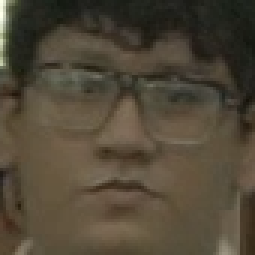
%> input picture Dataset 1.2/1/frame-102-1.png, 85 x 85 px (shown 3 times larger)
$ octave --eval "result = LBP(imread('../../Dataset 1.2/1/frame-102-1.png'));"   (GNU Octave 9; MATLAB toolbox functions it lacks are replaced by stand-ins)
%> lines starting %> are read from the running program, lines starting %| are printed output that depends on the picture
function [ feature ] = LBP( im )
%UNTITLED4 Summary of this function goes here
%   Detailed explanation goes here

    im = imresize(im, [80 100]);
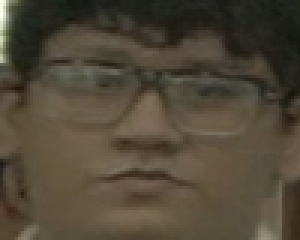
%> im: size 80x100x3 uint8 (shown 3 times larger); mean R, G, B 80.8, 71.7, 55.5
    im = rgb2gray(im);
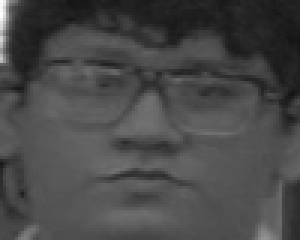
%> im: size 80x100 uint8 (shown 3 times larger); min 20, max 253, mean 72.6

    % padding sekeliling image agar semua pixel dapat diproses
    img = padarray(im,[1 1],'both');
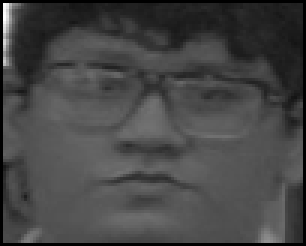
%> img: size 82x102 uint8 (shown 3 times larger); min 0, max 253, mean 69.4
    new_im = zeros(size(im));

    % proses perbandingan dengan setiap tetangga
    [baris kolom] = size(img);
%> baris = 82; kolom = 102
    for i = 2 : baris-1
        for j = 2 : kolom-1
            tmp = [img(i-1,j-1) img(i-1,j) img(i-1,j+1) img(i,j+1) img(i+1,j+1) img(i+1,j) img(i+1,j-1) img(i,j-1)];
            for k = 1 : 8
                if img(i,j) >= tmp(k)
                    arr(k) = 1;
                else
                    arr(k) = 0;
                end
                str = num2str(arr);
                new_px = bin2dec(str);
            end
            new_im(i-1,j-1) = new_px;
        end
    end

    % buat grid/bagi image jadi beberapa cell, disini saya buat masing2
    % gridnya jadi 10x10 / 40x50
    kx = 40 ; ky = 50 ;
    cell = mat2cell(new_im, repmat(kx,[1 size(new_im,1)/kx]), repmat(ky,[1 size(new_im,2)/ky]));
    arr_hist = {};
    z = 0;

    for p = 1 : 2
        for q = 1 :2
            % hitung histogram masing2 cellnya
            hist = zeros(1,256);
            [baris kolom] = size(cell{p,q});
            for i = 1 : baris
                for j = 1 : kolom
                    hist(1,cell{p,q}(i,j)+1) = hist(1,cell{p,q}(i,j)+1) + 1;
                end
                w = 1;
                for v = 1 : 16
                    hist_n(1,v) = sum(hist(1,w:w+15));
                    w = w+16;
                end
            end
            z = z+1;
            arr_hist{1,z} = hist_n; % jadi array berisi histogram masing2 cell
        end
    end

    % feature akhir berbentuk array didalam cell
    feature = [];
    [x y] = size(arr_hist);
    for i = 1:y
        feature = horzcat(feature,arr_hist{1,i});
    end
    feature = normalize(feature);
    feature_LBP = feature;

end
%> (the run ends here)
